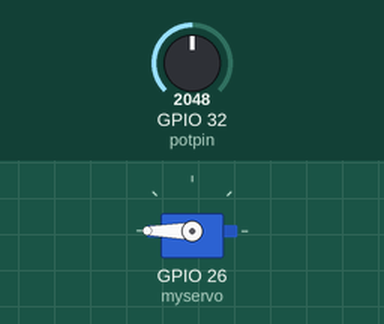
Recording of a sketch running on a simulated ESP32. Shown: servo. The inputs (shaded band) are chosen by the test bench; at power-on: GPIO 32 (potpin) = 2048.

Above: at 1.2 s.
1.3 s: GPIO 32 (potpin) set to 2781
2.8 s: GPIO 32 (potpin) set to 2905
At 3.3 s:
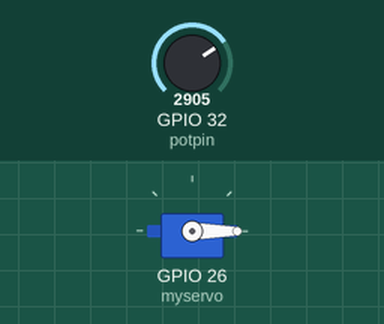
4.3 s: GPIO 32 (potpin) set to 491
At 5.5 s:
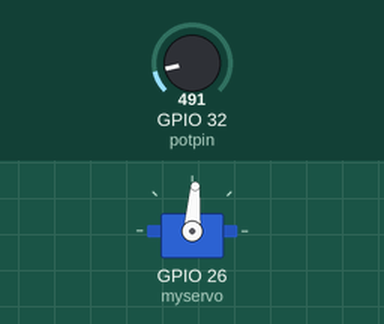
5.8 s: GPIO 32 (potpin) set to 0
At 6.7 s:
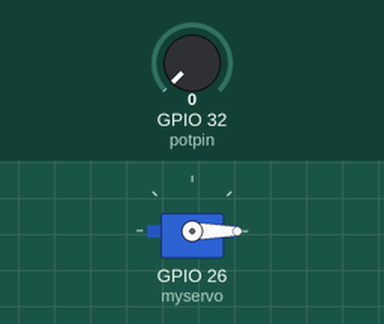
7.3 s: GPIO 32 (potpin) set to 1228
At 7.7 s:
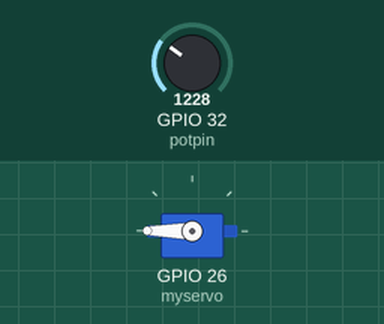
Timing chart, 0 to 9.8 s (numbered marks = the images above; inputs shaded):
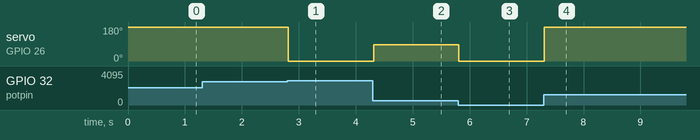

The sketch:

servoPot.ino
```cpp
#include <Servo.h>

Servo myservo;  // create servo object to control a servo

int potpin = 32;  // analog pin used to connect the potentiometer
int val;    // variable to read the value from the analog pin

void setup() {
  myservo.attach(26);  // attaches the servo on pin 26 to the servo object
}

void loop() {
  val = analogRead(potpin);            // reads the value of the potentiometer (value between 0 and 1023)
  val = map(val, 0, 1023, 0, 180);     // scale it to use it with the servo (value between 0 and 180)
  myservo.write(val);                  // sets the servo position according to the scaled value
  delay(15);                           // waits for the servo to get there
}
```

Measured:
- the behaviour switches between 2841 and 2842 on GPIO 32 (potpin) (found by bisection; images 0 and 1)
- after the input at 1.3 s, every drawn part: stays the same
- after the input at 2.8 s, servo on GPIO 26 (myservo): 180° → 0° at once
- after the input at 4.3 s, servo on GPIO 26 (myservo): 0° → 86° at once
- after the input at 5.8 s, servo on GPIO 26 (myservo): 86° → 0° at once
- after the input at 7.3 s, servo on GPIO 26 (myservo): 0° → 180° at once
